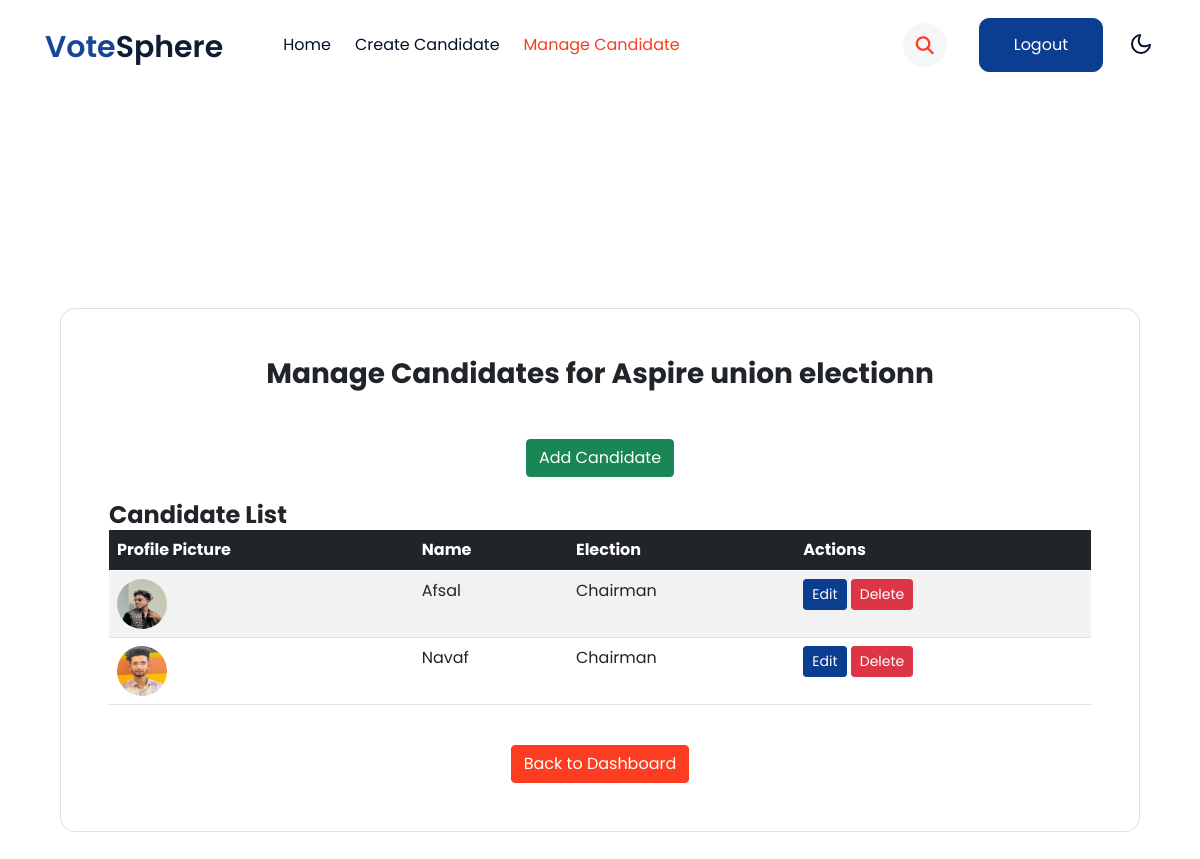
Page /campaigns/11/candidates/manage/ on the committed database.
### vote/models.py (models this page shows, shortened)
class ElectionCampaign(models.Model):
    manager = models.ForeignKey(ElectionManager, on_delete=models.CASCADE)  # ✅ Link to manager
    name = models.CharField(max_length=200)
    description = models.TextField()
    start_time = models.DateTimeField()
    end_time = models.DateTimeField()
    image = models.ImageField(upload_to="campaigns/", null=True, blank=True)

class Candidate(models.Model):
    election = models.ForeignKey(Election, on_delete=models.CASCADE)  # ✅ Link to Election
    name = models.CharField(max_length=255)
    subtitle = models.CharField(max_length=255, blank=True, null=True)
    profile_picture = models.ImageField(upload_to="candidate_profiles/", blank=True, null=True)

class Election(models.Model):
    campaign = models.ForeignKey(ElectionCampaign, on_delete=models.CASCADE)
    name = models.CharField(max_length=255)  # ✅ Only Election Name now

### vote/views.py (the view)
# urls.py: path("campaigns/<int:campaign_id>/candidates/manage/", views.manage_candidates, name="manage_candidates"),
def manage_candidates(request, campaign_id):
    campaign = get_object_or_404(ElectionCampaign, id=campaign_id)
    candidates = Candidate.objects.filter(election__campaign=campaign)
    return render(request, "manage_candidates.html", {"campaign": campaign, "candidates": candidates})

### vote/templates/manage_candidates.html (shortened to what this page needs)
{% load static %}
<!doctype html>
<html lang="en">
<head>
    <link rel="stylesheet" href="https://cdnjs.cloudflare.com/ajax/libs/font-awesome/6.3.0/css/all.min.css">
    <link rel="stylesheet" href="{% static 'css/style-starter.css' %}">
</head>
<body>
    <header id="site-header" class="fixed-top">
        <div class="container">
            <nav class="navbar navbar-expand-lg navbar-light stroke py-lg-0">
                <h1><a class="navbar-brand pe-xl-5 pe-lg-4" >
                        <span class="sublog">vote</span>Sphere
                    </a></h1>
                <div class="collapse navbar-collapse" id="navbarScroll">
                    <ul class="navbar-nav me-lg-auto my-2 my-lg-0 navbar-nav-scroll">
                        <li class="nav-item">
                            <a class="nav-link " aria-current="page" href="{% url 'manager_dashboard' campaign.manager.id %}">Home</a>
                        </li>
                        <li class="nav-item">
                            <a class="nav-link " aria-current="page" href="{% url 'add_candidate' campaign.id %}">Create Candidate</a>
                        </li>
                        <li class="nav-item">
                            <a class="nav-link active" href="{% url 'manage_candidates' campaign.id %}">Manage Candidate</a>
                        </li>
                    </ul>
                    <ul class="navbar-nav search-right mt-lg-0 mt-2">
                        <li class="nav-item" title="Search"><a href="#search" class="search-search">
                                <span class="fas fa-search" aria-hidden="true"></span></a></li>
                        <li class="nav-item me-lg-3"><a href="{% url 'logout' %}" class="phone-btn btn btn-primary btn-style d-none d-lg-block btn-style ms-2">Logout</a></li>
                    </ul>
                </div>
                <div class="mobile-position">
                    <nav class="navigation">
                        <div class="theme-switch-wrapper">
                            <label class="theme-switch" for="checkbox">
                                <div class="mode-container">
                                    <i class="gg-moon"></i>
                                </div>
                            </label>
                        </div>
                    </nav>
                </div>
            </nav>
        </div>
    </header>
    <section class="w3l-main-content" id="about">
        <div class="container">
            <section class="vh-100 gradient-custom">
                <div class="container py-5 h-100">
                    <div class="row justify-content-center align-items-center h-100">
                        <div class="col-12">
                            <div class="card shadow-2-strong" style="border-radius: 15px;">
                                <div class="card-body p-4 p-md-5">
                                    <h3 class="mb-4 pb-2 pb-md-0 mb-md-5 text-dark text-center">Manage Candidates for {{ campaign.name }}</h3>
                                    <div class="mb-4 text-center">
                                        <a href="{% url 'add_candidate' campaign.id %}" class="btn btn-success">Add Candidate</a>
                                    </div>
                                    <h4 class="text-dark">Candidate List</h4>
                                    {% if candidates %}
                                        <div class="table-responsive">
                                            <table class="table table-striped table-hover">
                                                <thead class="table-dark">
                                                    <tr>
                                                        <th>Profile Picture</th>
                                                        <th>Name</th>
                                                        <th>Election</th>
                                                        <th>Actions</th>
                                                    </tr>
                                                </thead>
                                                <tbody>
                                                    {% for candidate in candidates %}
                                                        <tr>
                                                            <td>
                                                                {% if candidate.profile_picture %}
                                                                    <img src="{{ candidate.profile_picture.url }}" class="rounded-circle" width="50" height="50" alt="Profile Picture">
                                                                {% else %}
                                                                    No Image
                                                                {% endif %}
                                                            </td>
                                                            <td>{{ candidate.name }}</td>
                                                            <td>{{ candidate.election.name }}</td>
                                                            <td>
                                                                <a href="{% url 'edit_candidate' candidate.id %}" class="btn btn-primary btn-sm">Edit</a>
                                                                <a href="{% url 'delete_candidate' candidate.id %}"
                                                                   onclick="return confirm('Are you sure you want to delete this candidate?');"
                                                                   class="btn btn-danger btn-sm">Delete</a>
                                                            </td>
                                                        </tr>
                                                    {% endfor %}
                                                </tbody>
                                            </table>
                                        </div>
                                    {% else %}
                                        <p class="text-muted">No candidates added yet.</p>
                                    {% endif %}
                                    <div class="text-center mt-4">
                                        <a href="{% url 'manager_dashboard' campaign.manager.id %}" class="btn btn-secondary">Back to Dashboard</a>
                                    </div>
                                </div>
                            </div>
                        </div>
                    </div>
                </div>
            </section>
        </div>
    </section>
</body>
</html>

### rows in the picture
ElectionCampaign: name "Aspire union electionn"
Candidate: profile_picture (picture), name "Afsal", election.name "Chairman"
Candidate: profile_picture (picture), name "Navaf", election.name "Chairman"
